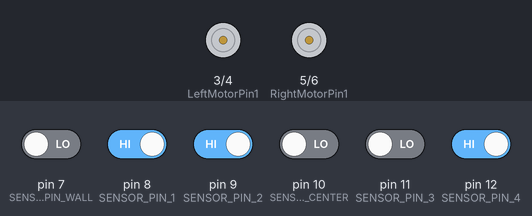
Simulated run of this sketch. Board: Arduino Uno, built with avr-gcc and run on an emulated ATmega328P. Shown: motor-driver pin pairs drawn as motors (green arrow = first pin HIGH = forward, orange = second pin HIGH = backward, longer = more drive). The inputs (shaded band) are chosen by the test bench; at power-on: pin 8 (SENSOR_PIN_1), pin 9 (SENSOR_PIN_2), pin 12 (SENSOR_PIN_4) HIGH, pin 7 (SENSOR_PIN_WALL), pin 10 (SENSOR_PIN_CENTER), pin 11 (SENSOR_PIN_3) LOW. What the sketch prints to the serial monitor is not drawn.

Above: at 2.9 s.
3.0 s: pin 12 (SENSOR_PIN_4) driven LOW
9.2 s: pin 10 (SENSOR_PIN_CENTER) driven HIGH
12.0 s: pin 8 (SENSOR_PIN_1) driven LOW
At 13.0 s:
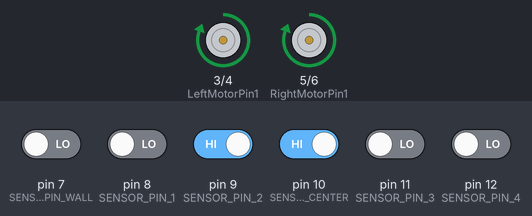
13.6 s: pin 7 (SENSOR_PIN_WALL) driven HIGH
At 15.0 s:
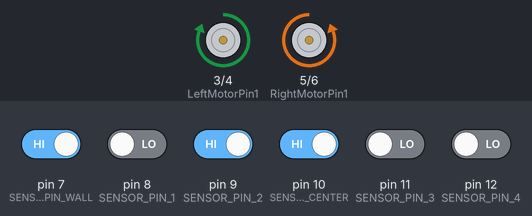
18.7 s: pin 7 (SENSOR_PIN_WALL) driven LOW
At 19.2 s:
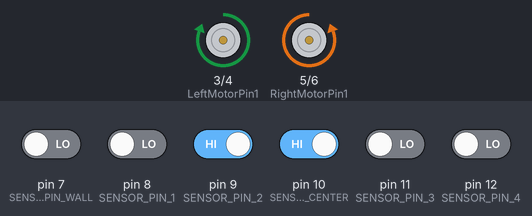
20.3 s: pin 8 (SENSOR_PIN_1) driven HIGH
At 21.7 s:
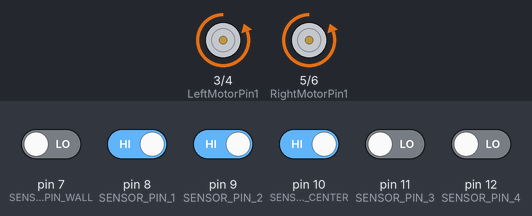
Timing chart, 0 to 22.8 s (numbered marks = the images above; inputs shaded):
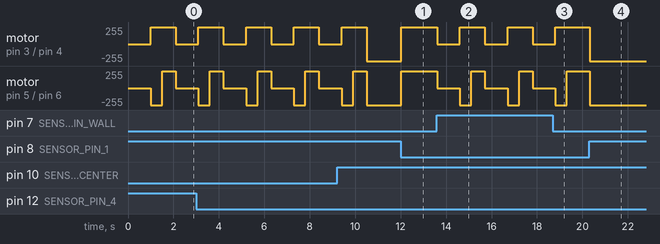

The sketch:

LineFollower4IRSensorsAvoidDepthAndWall.ino
```cpp
#define SPEED 120

#define LeftMotorPin1  3
#define LeftMotorPin2  4
#define RightMotorPin1 5
#define RightMotorPin2 6

#define SENSOR_PIN_POWER 2

#define SENSOR_PIN_1 8
#define SENSOR_PIN_2 9
#define SENSOR_PIN_3 11
#define SENSOR_PIN_4 12
#define SENSOR_PIN_WALL  7
#define SENSOR_PIN_CENTER 10

#define BLACK  0

#define THRESHOLD 150 //IR Reflection

bool centralizing = false;

void setup()
{


    pinMode(LeftMotorPin1,OUTPUT); //Left Motor Pin 1
    pinMode(LeftMotorPin2,OUTPUT); //Left Motor Pin 2
    pinMode(RightMotorPin1,OUTPUT); //Right Motor Pin 1
    pinMode(RightMotorPin2,OUTPUT);  //Right Motor Pin 2

    pinMode(SENSOR_PIN_POWER,OUTPUT);
    digitalWrite(SENSOR_PIN_POWER,HIGH);

    pinMode(SENSOR_PIN_1,INPUT);
    pinMode(SENSOR_PIN_2,INPUT);
    pinMode(SENSOR_PIN_3,INPUT);
    pinMode(SENSOR_PIN_4,INPUT);
    pinMode(SENSOR_PIN_WALL,INPUT);
    pinMode(SENSOR_PIN_CENTER,INPUT);

    Serial.begin(9600);
    while (!Serial);

    Serial.println("START!");

}


void mode1() {
    digitalWrite(LeftMotorPin1,HIGH);
    digitalWrite(LeftMotorPin2,HIGH);
    digitalWrite(RightMotorPin1,HIGH);
    digitalWrite(RightMotorPin2,HIGH);
}

void mode2() {
    digitalWrite(LeftMotorPin1,LOW);
    digitalWrite(LeftMotorPin2,LOW);
    digitalWrite(RightMotorPin1,LOW);
    digitalWrite(RightMotorPin2,LOW);
}


void mode3() {
    digitalWrite(LeftMotorPin1,HIGH);
    digitalWrite(LeftMotorPin2,HIGH);
    digitalWrite(RightMotorPin1,LOW);
    digitalWrite(RightMotorPin2,LOW);
}


void mode4() {
    digitalWrite(LeftMotorPin1,LOW);
    digitalWrite(LeftMotorPin2,LOW);
    digitalWrite(RightMotorPin1,HIGH);
    digitalWrite(RightMotorPin2,HIGH);
}


void mode5() {
    digitalWrite(LeftMotorPin1,LOW);
    digitalWrite(LeftMotorPin2,HIGH);
    digitalWrite(RightMotorPin1,LOW);
    digitalWrite(RightMotorPin2,HIGH);
}

void mode6() {
    digitalWrite(LeftMotorPin1,HIGH);
    digitalWrite(LeftMotorPin2,LOW);
    digitalWrite(RightMotorPin1,HIGH);
    digitalWrite(RightMotorPin2,LOW);
}

void mode7() {
    digitalWrite(LeftMotorPin1,HIGH);
    digitalWrite(LeftMotorPin2,LOW);
    digitalWrite(RightMotorPin1,LOW);
    digitalWrite(RightMotorPin2,HIGH);
}
void mode8() {
    digitalWrite(LeftMotorPin1,LOW);
    digitalWrite(LeftMotorPin2,HIGH);
    digitalWrite(RightMotorPin1,HIGH);
    digitalWrite(RightMotorPin2,LOW);
}


void off() {
    digitalWrite(LeftMotorPin1,LOW);
    digitalWrite(LeftMotorPin2,LOW);
    digitalWrite(RightMotorPin1,LOW);
    digitalWrite(RightMotorPin2,LOW);
}

void forward() {
    Serial.print("forwards");
    digitalWrite(LeftMotorPin1,LOW);
    digitalWrite(LeftMotorPin2,HIGH);
    digitalWrite(RightMotorPin1,HIGH);
    digitalWrite(RightMotorPin2,LOW);
}

void back() {
    digitalWrite(LeftMotorPin1,HIGH);
    digitalWrite(LeftMotorPin2,LOW);
    digitalWrite(RightMotorPin1,LOW);
    digitalWrite(RightMotorPin2,HIGH);
}

void right() {
    Serial.print("right");
    digitalWrite(LeftMotorPin1,LOW);
    digitalWrite(LeftMotorPin2,HIGH);
    digitalWrite(RightMotorPin1,LOW);
    digitalWrite(RightMotorPin2,HIGH);
    centralizing = true;
}


void left() {
    Serial.print("left");
    digitalWrite(LeftMotorPin1,HIGH);
    digitalWrite(LeftMotorPin2,LOW);
    digitalWrite(RightMotorPin1,HIGH);
    digitalWrite(RightMotorPin2,LOW);
    centralizing = true;
}

void loop()
{
    short IR1, IR2, IR3, IR4; // sensor values


    IR1 = digitalRead(SENSOR_PIN_1);
    IR2 = digitalRead(SENSOR_PIN_2); //center
    IR3 = digitalRead(SENSOR_PIN_3); //center
    IR4 = digitalRead(SENSOR_PIN_4);

    int wall = digitalRead(SENSOR_PIN_WALL);
    int depth = digitalRead(SENSOR_PIN_CENTER);


    Serial.print(IR1);
    Serial.print("-");
    Serial.print(IR2);
    Serial.print("-");
    Serial.print(IR3);
    Serial.print("-");
    Serial.print(IR4);
    Serial.print("-");
    Serial.print(wall);
    Serial.print("-");
    Serial.print(depth);

    if (wall == 1 || depth == 0 ){
      off(); //Parar
      delay(1000);
      back(); //Ré
      delay(500);
      left(); //Iniciar giro
      delay(600);

      //Girar até achar IR2 ou IR3
      while(true) {

        IR2 = digitalRead(SENSOR_PIN_2); //center
        IR3 = digitalRead(SENSOR_PIN_3); //center

        if (IR2 == BLACK || IR3 == BLACK) {
            centralizing = false;
            break;
        }
      }
    }

    if (centralizing) {
      if (IR2 == BLACK || IR3 == BLACK) {
          centralizing = false;
      }
    } else {
        if (IR1 == BLACK ) {
           left();
        } else if (IR4 == BLACK) {
            right();
        } else {
            forward();
        }
    }

     Serial.println("*");
}
```

Measured:
- after the input at 12.0 s, motor on pin 3 (LeftMotorPin1) / pin 4 (LeftMotorPin2), motor on pin 5 (RightMotorPin1) / pin 6 (RightMotorPin2): backward 255/255 → forward 255/255 at once
- after the input at 18.7 s, motor on pin 3 (LeftMotorPin1) / pin 4 (LeftMotorPin2): goes on until 18.8 s, then stays forward 255/255; motor on pin 5 (RightMotorPin1) / pin 6 (RightMotorPin2): goes on until 19.3 s, then stays forward 255/255
- after the input at 20.3 s, motor on pin 3 (LeftMotorPin1) / pin 4 (LeftMotorPin2), motor on pin 5 (RightMotorPin1) / pin 6 (RightMotorPin2): forward 255/255 → backward 255/255 at once
- by itself, motor on pin 3 (LeftMotorPin1) / pin 4 (LeftMotorPin2): alternates forward 255/255 for 1.1 s and stopped for 1.0 s
- by itself, motor on pin 5 (RightMotorPin1) / pin 6 (RightMotorPin2): repeats every 2.1 s: forward 255/255 0.60 s, stopped 1.0 s, backward 255/255 0.50 s
